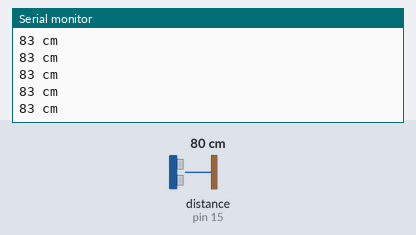
Simulated run of this sketch. Board: Arduino Uno, built with avr-gcc and run on an emulated ATmega328P. On the bench: the last lines printed to the serial monitor. Wiring (inferred from the names in the program): ultrasonic range finder: trigger pin 14; echo pin 15. The inputs (shaded band) are chosen by the test bench; at power-on: distance to the obstacle (sensor on pin 15) 80 cm. The echo pulse lasts 58.3 µs per cm.

Above: at 1.2 s.
1.3 s: distance to the obstacle (sensor on pin 15) set to 2 cm
At 1.48 s:
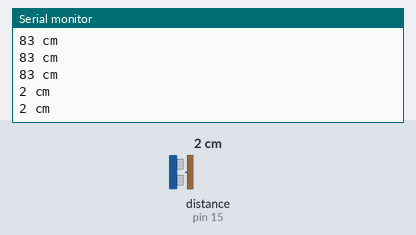
2.8 s: distance to the obstacle (sensor on pin 15) set to 120 cm
At 2.89 s:
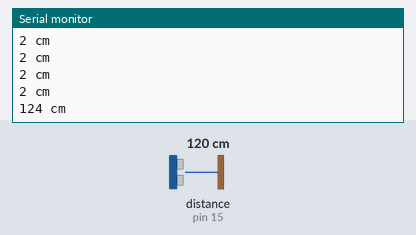
Timing chart, 0 to 5.8 s (numbered marks = the images above; inputs shaded):
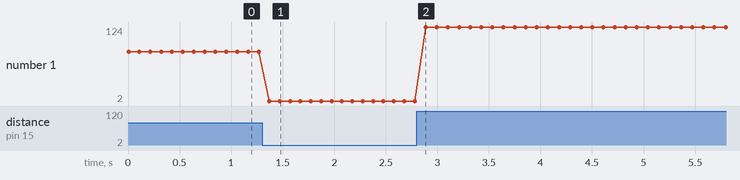

Measured:
- after the input at 1.3 s, the serial monitor: prints a new line after 0.07 s (image 1)
- after the input at 2.8 s, the serial monitor: prints a new line after 0.09 s (image 2)
- plotted number 1: 83 → 2 after the input at 1.3 s, 2 → 124 after the input at 2.8 s

The sketch:

Basic_sonar.ino
```cpp
# include <Ultrasonic.h>
int echoPin = 15;
int trigPin = 14;

Ultrasonic ultrasonic(trigPin, echoPin);

void setup() {
  Serial.begin (9600);
}

void loop() {
  int lenth = ultrasonic.read(CM);
  Serial.print(lenth);
  Serial.println(" cm");
  delay(100);

}
```
